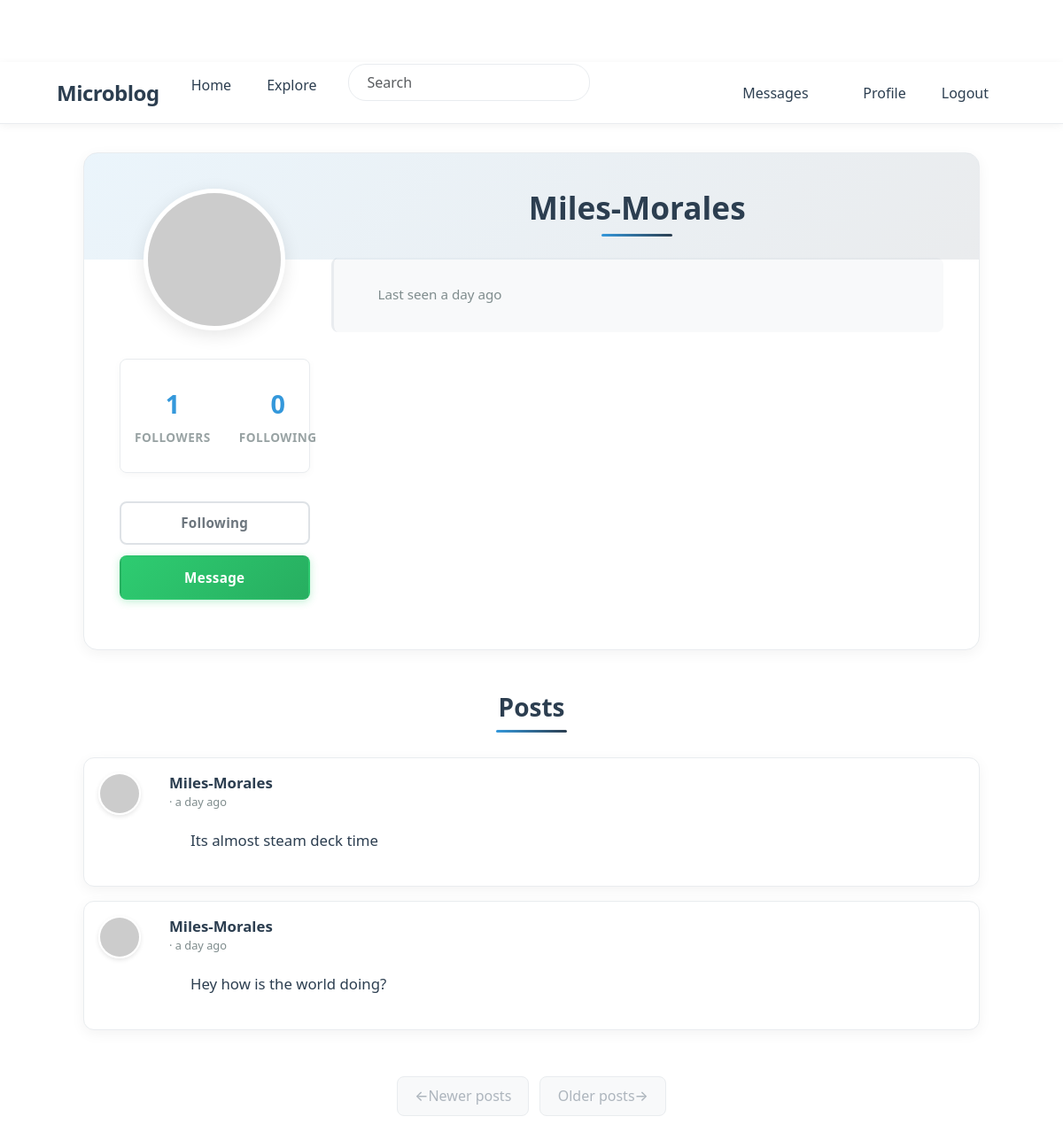
Before: /user/Miles-Morales (signed in) with the older database file.
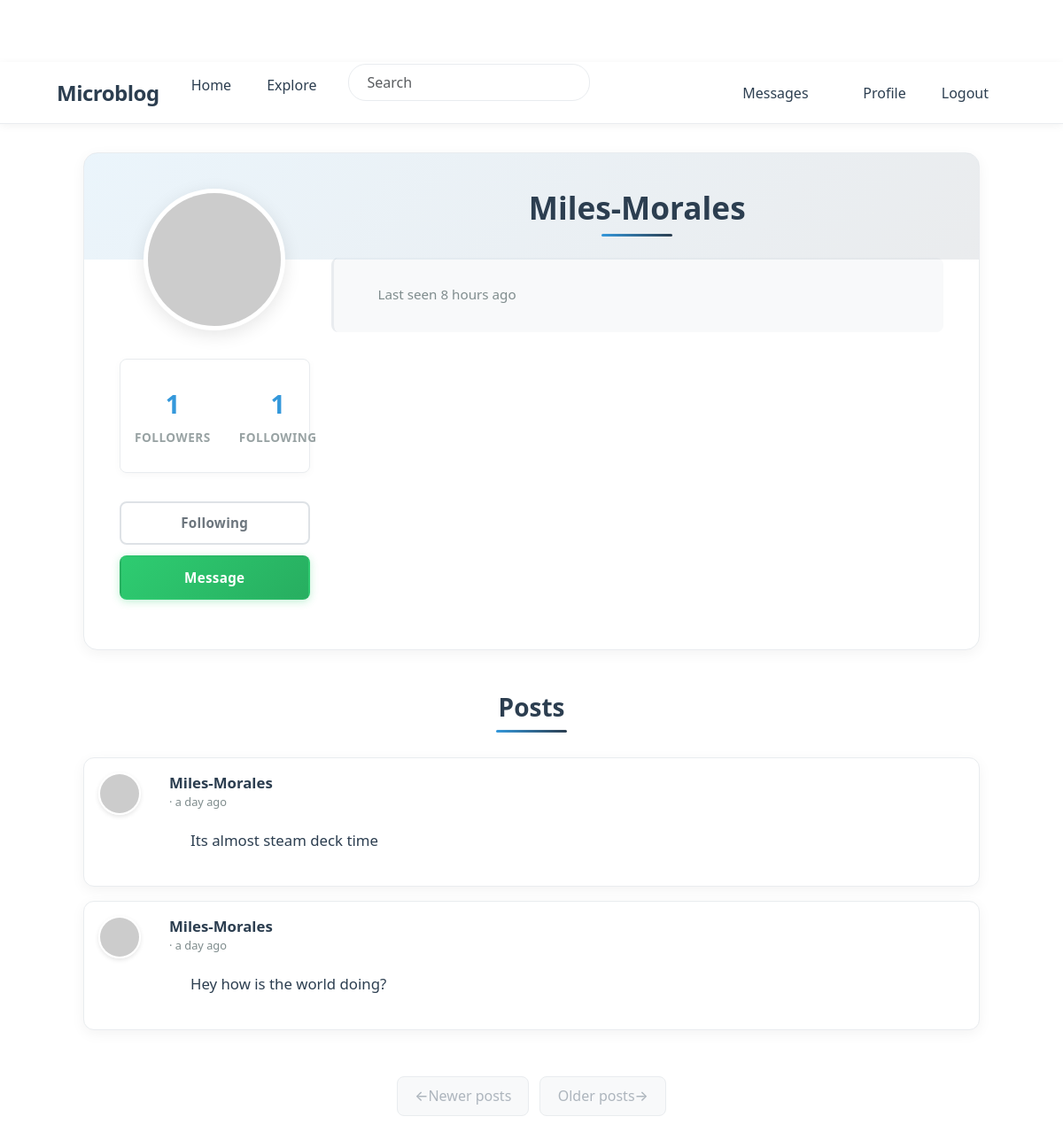
After: the same page with the newer database file.
### app/models.py (models this page shows, shortened)
class PaginatedAPIMixin(object):
    @staticmethod
    def to_collection_dict(query, page, per_page, endpoint, **kwargs):
        resources = db.paginate(query, page=page, per_page=per_page,
                                error_out=False)
        data = {
            'items': [item.to_dict() for item in resources.items],
            '_meta': {
                'page': page,
                'per_page': per_page,
                'total_pages': resources.pages,
                'total_items': resources.total
            },
            '_links': {
                'self': url_for(endpoint, page=page, per_page=per_page,
                                **kwargs),
                'next': url_for(endpoint, page=page + 1, per_page=per_page,
                                **kwargs) if resources.has_next else None,
                'prev': url_for(endpoint, page=page - 1, per_page=per_page,
                                **kwargs) if resources.has_prev else None
            }
        }
        return data

class User(PaginatedAPIMixin, UserMixin, db.Model):
    id: so.Mapped[int] = so.mapped_column(primary_key=True)
    username: so.Mapped[str] = so.mapped_column(sa.String(64), index=True,
                                                unique=True)
    email: so.Mapped[str] = so.mapped_column(sa.String(120), index=True,
                                             unique=True)
    password_hash: so.Mapped[Optional[str]] = so.mapped_column(sa.String(256))
    about_me: so.Mapped[Optional[str]] = so.mapped_column(sa.String(140))
    last_seen: so.Mapped[Optional[datetime]] = so.mapped_column(
        default=lambda: datetime.now(timezone.utc))
    last_message_read_time: so.Mapped[Optional[datetime]]
    token: so.Mapped[Optional[str]] = so.mapped_column(
        sa.String(32), index=True, unique=True)
    token_expiration: so.Mapped[Optional[datetime]]
    posts: so.WriteOnlyMapped['Post'] = so.relationship(
        back_populates='author')
    following: so.WriteOnlyMapped['User'] = so.relationship(
        secondary=followers, primaryjoin=(followers.c.follower_id == id),
        secondaryjoin=(followers.c.followed_id == id),
        back_populates='followers')
    followers: so.WriteOnlyMapped['User'] = so.relationship(
        secondary=followers, primaryjoin=(followers.c.followed_id == id),
        secondaryjoin=(followers.c.follower_id == id),
        back_populates='following')
    messages_sent: so.WriteOnlyMapped['Message'] = so.relationship(
        foreign_keys='Message.sender_id', back_populates='author')
    messages_received: so.WriteOnlyMapped['Message'] = so.relationship(
        foreign_keys='Message.recipient_id', back_populates='recipient')
    notifications: so.WriteOnlyMapped['Notification'] = so.relationship(
        back_populates='user')
    tasks: so.WriteOnlyMapped['Task'] = so.relationship(back_populates='user')
    def avatar(self, size):
        digest = md5(self.email.lower().encode('utf-8')).hexdigest()
        return f'https://www.gravatar.com/avatar/{digest}?d=identicon&s={size}'
    def is_following(self, user):
        query = self.following.select().where(User.id == user.id)
        return db.session.scalar(query) is not None
    def followers_count(self):
        query = sa.select(sa.func.count()).select_from(
            self.followers.select().subquery())
        return db.session.scalar(query)
    def following_count(self):
        query = sa.select(sa.func.count()).select_from(
            self.following.select().subquery())
        return db.session.scalar(query)
    def unread_message_count(self):
        last_read_time = self.last_message_read_time or datetime(1900, 1, 1)
        query = sa.select(Message).where(Message.recipient == self,
                                         Message.timestamp > last_read_time)
        return db.session.scalar(sa.select(sa.func.count()).select_from(
            query.subquery()))
    def get_tasks_in_progress(self):
        query = self.tasks.select().where(Task.complete == False)
        return db.session.scalars(query)

class SearchableMixin:
    @classmethod
    def before_commit(cls, session):
        session._changes = {
            'add': list(session.new),
            'update': list(session.dirty),
            'delete': list(session.deleted)
        }
    @classmethod
    def after_commit(cls, session):
        try:
            for obj in session._changes['add']:
                if isinstance(obj, SearchableMixin):
                    add_to_index(obj.__tablename__, obj)
            for obj in session._changes['update']:
                if isinstance(obj, SearchableMixin):
                    add_to_index(obj.__tablename__, obj)
            for obj in session._changes['delete']:
                if isinstance(obj, SearchableMixin):
                    remove_from_index(obj.__tablename__, obj)
        except Exception as e:
            current_app.logger.error(f'Error in after_commit: {e}')
        finally:
            session._changes = None

class Post(SearchableMixin, db.Model):
    __searchable__ = ['body']
    id: so.Mapped[int] = so.mapped_column(primary_key=True)
    body: so.Mapped[str] = so.mapped_column(sa.String(140))
    timestamp: so.Mapped[datetime] = so.mapped_column(
        index=True, default=lambda: datetime.now(timezone.utc))
    user_id: so.Mapped[int] = so.mapped_column(sa.ForeignKey(User.id),
                                               index=True)
    language: so.Mapped[Optional[str]] = so.mapped_column(sa.String(5))
    author: so.Mapped[User] = so.relationship(back_populates='posts')

### app/main/routes.py (the view)
@bp.route('/user/<username>')
@login_required
def user(username):
    user = db.first_or_404(sa.select(User).where(User.username == username))
    page = request.args.get('page', 1, type=int)
    query = user.posts.select().order_by(Post.timestamp.desc())
    posts = db.paginate(query, page=page,
                        per_page=current_app.config['POSTS_PER_PAGE'],
                        error_out=False)
    next_url = url_for('main.user', username=user.username,
                       page=posts.next_num) if posts.has_next else None
    prev_url = url_for('main.user', username=user.username,
                       page=posts.prev_num) if posts.has_prev else None
    form = EmptyForm()
    return render_template('user.html', user=user, posts=posts.items,
                           next_url=next_url, prev_url=prev_url, form=form)

### app/main/forms.py
class SearchForm(FlaskForm):
    q = StringField(_l('Search'), validators=[DataRequired()])
    def __init__(self, *args, **kwargs):
        if 'formdata' not in kwargs:
            kwargs['formdata'] = request.args
        if 'meta' not in kwargs:
            kwargs['meta'] = {'csrf': False}
        super(SearchForm, self).__init__(*args, **kwargs)

class EmptyForm(FlaskForm):
    submit = SubmitField('Submit')

### app/__init__.py (called while the page is built)
def get_locale():
    return request.accept_languages.best_match(current_app.config['LANGUAGES'])

### app/main/routes.py (called while the page is built)
@bp.before_app_request
def before_request():
    if current_user.is_authenticated:
        current_user.last_seen = datetime.now(timezone.utc)
        db.session.commit()
        g.search_form = SearchForm()
    g.locale = str(get_locale())

### app/models.py (called while the page is built)
@login.user_loader
def load_user(id):
    return db.session.get(User, int(id))

### app/templates/user.html (shortened to what this page needs)
{% extends "base.html" %}
{% block content %}
<div class="container">
    <div class="profile-container">
        <div class="row">
            <div class="col-md-3 text-center">
                <img src="{{ user.avatar(200) }}" class="profile-avatar" alt="{{ user.username }}'s avatar">
                <div class="profile-stats">
                    <div class="stat-item">
                        <span class="stat-value">{{ user.followers_count() }}</span>
                        <span class="stat-label">{{ _('Followers') }}</span>
                    </div>
                    <div class="stat-item">
                        <span class="stat-value">{{ user.following_count() }}</span>
                        <span class="stat-label">{{ _('Following') }}</span>
                    </div>
                </div>
                <div class="profile-actions">
                    {% if user == current_user %}
                        <a href="{{ url_for('main.edit_profile') }}" class="btn btn-edit">
                            {{ _('Edit Profile') }}
                        </a>
                        {% if not current_user.get_task_in_progress('export_posts') %}
                        <a href="{{ url_for('main.export_posts') }}" class="btn btn-outline-secondary">
                            {{ _('Export Posts') }}
                        </a>
                        {% endif %}
                    {% elif not current_user.is_following(user) %}
                        <form action="{{ url_for('main.follow', username=user.username) }}" method="post" class="d-inline">
                            {{ form.hidden_tag() }}
                            <button type="submit" class="btn btn-primary">{{ _('Follow') }}</button>
                        </form>
                    {% else %}
                        <form action="{{ url_for('main.unfollow', username=user.username) }}" method="post" class="d-inline">
                            <button type="submit" class="btn btn-outline-secondary">{{ _('Following') }}</button>
                        </form>
                    {% endif %}
                    {% if user != current_user %}
                    <a href="{{ url_for('main.send_message', recipient=user.username) }}" class="btn btn-message">
                        {{ _('Message') }}
                    </a>
                    {% endif %}
                </div>
            </div>
            <div class="col-md-9">
                <h1 class="profile-username">{{ user.username }}</h1>
                <div class="profile-meta">
                    {% if user.last_seen %}
                    <p> {{ _('Last seen') }} {{ moment(user.last_seen).fromNow() }}</p>
                    {% endif %}
                </div>
            </div>
        </div>
    </div>
    <h2 class="posts-header">{{ _('Posts') }}</h2>
    {% for post in posts %}
        {% include '_post.html' %}
    {% endfor %}
    <nav aria-label="Post navigation">
        <ul class="pagination">
            <li class="page-item{% if not prev_url %} disabled{% endif %}">
                <a class="page-link" href="{{ prev_url }}">
                    <span aria-hidden="true">&larr;</span> {{ _('Newer posts') }}
                </a>
            </li>
            <li class="page-item{% if not next_url %} disabled{% endif %}">
                <a class="page-link" href="{{ next_url }}">
                    {{ _('Older posts') }} <span aria-hidden="true">&rarr;</span>
                </a>
            </li>
        </ul>
    </nav>
{% endblock %}

### app/templates/base.html (shortened to what this page needs)
<!doctype html>
<html lang="en">
  <head>
    <link
        href="https://cdn.jsdelivr.net/npm/bootstrap@5.3.2/dist/css/bootstrap.min.css"
        rel="stylesheet"
>
    <link rel="stylesheet" href="{{ url_for('static', filename='css/styles.css') }}">
  </head>
  <body>
    <nav class="navbar navbar-expand-lg bg-body-tertiary">
      <div class="container">
        <a class="navbar-brand" href="{{ url_for('main.index') }}">Microblog</a>
        <div class="collapse navbar-collapse" id="navbarSupportedContent">
          <ul class="navbar-nav me-auto mb-2 mb-lg-0">
            <li class="nav-item">
              <a class="nav-link" aria-current="page" href="{{ url_for('main.index') }}">{{ _('Home') }}</a>
            </li>
            <li class="nav-item">
              <a class="nav-link" aria-current="page" href="{{ url_for('main.explore') }}">{{ _('Explore') }}</a>
            </li>
            {% if g.search_form %}
            <form class="navbar-form navbar-left" method="get" action="{{ url_for('main.search') }}">
                <div class="form-group">
                    {{ g.search_form.q(size=20, class='form-control', placeholder=g.search_form.q.label.text) }}
                </div>
            </form>
            {% endif %}
          </ul>
          <ul class="navbar-nav mb-2 mb-lg-0">
            {% if current_user.is_anonymous %}
            <li class="nav-item">
              <a class="nav-link" aria-current="page" href="{{ url_for('auth.login') }}">{{ _('Login') }}</a>
            </li>
            {% else %}
            <li class="nav-item">
              <a class="nav-link" aria-current="page" href="{{ url_for('main.messages') }}">{{ _('Messages') }}
                {% set unread_message_count = current_user.unread_message_count() %}
              </a>
            </li>
            <li class="nav-item">
              <a class="nav-link" aria-current="page" href="{{ url_for('main.user', username=current_user.username) }}">{{ _('Profile') }}</a>
            </li>
            <li class="nav-item">
              <a class="nav-link" aria-current="page" href="{{ url_for('auth.logout') }}">{{ _('Logout') }}</a>
            </li>
            {% endif %}
          </ul>
        </div>
      </div>
    </nav>
    <div class="container mt-3">
      {% block content %}{% endblock %}
    </div>
  </body>
</html>

### app/templates/_post.html (shortened to what this page needs)
<div class="card post-card mb-3">
    <div class="card-body">
        <div class="d-flex">
            <div class="flex-shrink-0 me-3">
                <a href="{{ url_for('main.user', username=post.author.username) }}">
                    <img src="{{ post.author.avatar(50) }}" class="post-avatar" alt="{{ post.author.username }}'s avatar">
                </a>
            </div>
            <div class="flex-grow-1">
                <div class="d-flex justify-content-between align-items-start">
                    <div>
                        <a class="user_popup post-username" href="{{ url_for('main.user', username=post.author.username) }}">
                            {{ post.author.username }}
                        </a>
                        <span class="post-time">· {{ moment(post.timestamp).fromNow() }}</span>
                    </div>
                </div>
                <div class="post-body" id="post{{ post.id }}">{{ post.body }}</div>
            </div>
        </div>
    </div>
</div>

Changed rows visible on the page:
changed User "Miles-Morales": last_seen "a day ago" → "8 hours ago"
Other visible differences:
{{ user.following_count() }}: "0" → "1"
